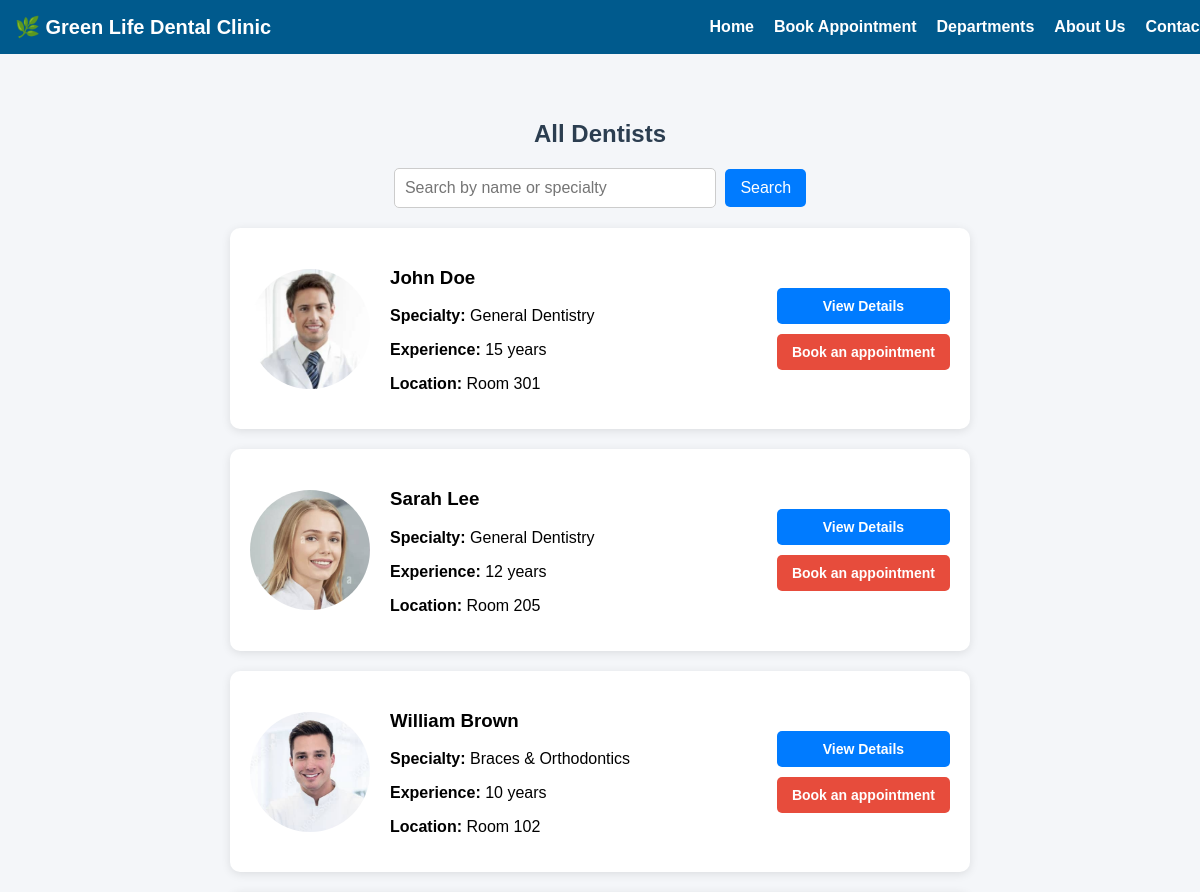
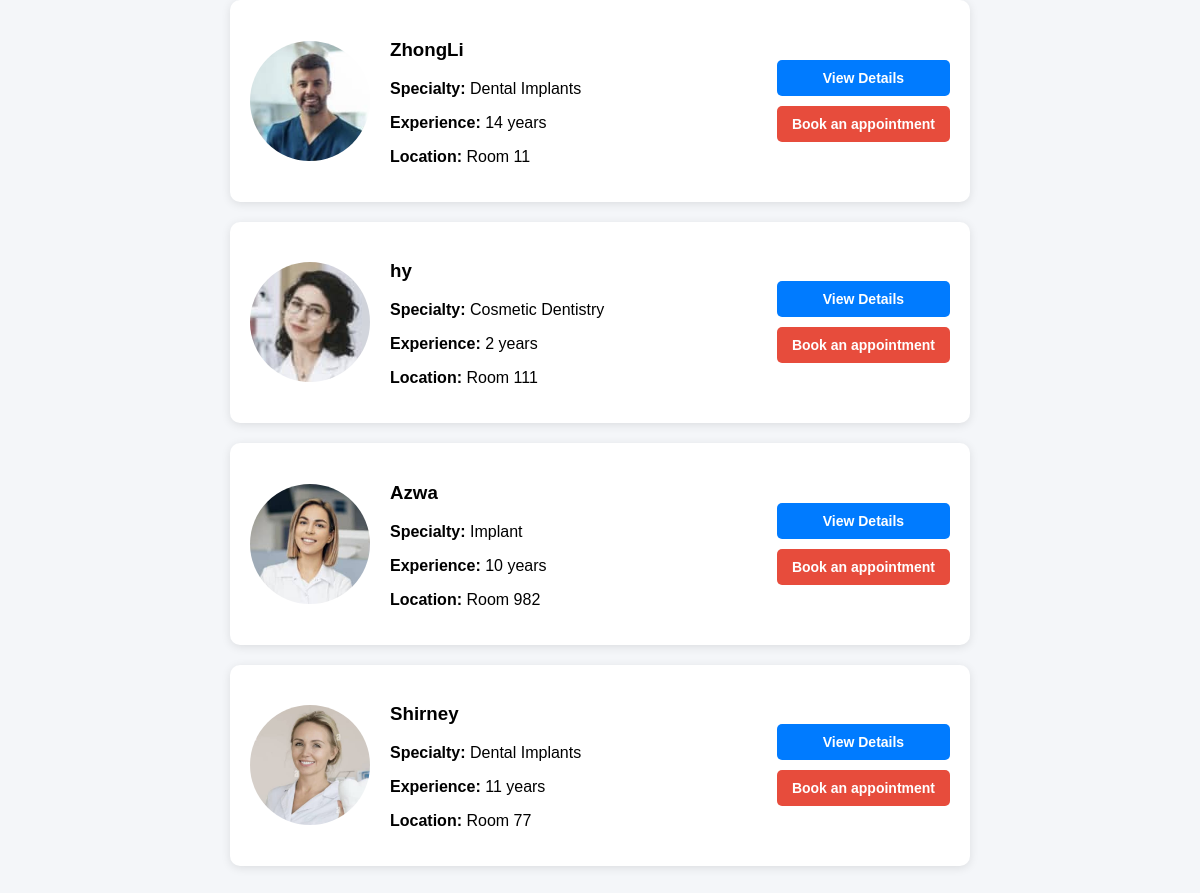
The app's page /doctor/doctors.php with its own data (2 pictures, top to bottom).
### tables this page shows
CREATE TABLE `doctors` (
  `id` int(11) NOT NULL,
  `name` varchar(100) NOT NULL,
  `image` varchar(255) NOT NULL,
  `specialty` varchar(100) NOT NULL,
  `bio` text NOT NULL,
  `experience` varchar(50) NOT NULL,
  `location` varchar(100) NOT NULL,
  `department` varchar(50) NOT NULL,
  `user_id` int(11) DEFAULT NULL
);

### doctor/doctors.php (the view, shortened to what this page needs)
<?php
include "../db.php";
$search = isset($_GET['search']) ? '%' . $_GET['search'] . '%' : '%';
$sql = "SELECT * FROM doctors WHERE name LIKE ? OR specialty LIKE ?";
$stmt = $conn->prepare($sql);
$stmt->bind_param("ss", $search, $search);
$stmt->execute();
$result = $stmt->get_result();
?>
<!DOCTYPE html>
<html lang="en">
<head>
</head>
<body>
<header class="navbar">
    <div class="logo">🌿 Green Life Dental Clinic</div>
    <nav>
        <ul>
            <li><a href="../index.php">Home</a></li>
            <li><a href="../book_appointment.php">Book Appointment</a></li>
            <li><a href="../index.php#departments">Departments</a></li>
            <li><a href="../index.php#about">About Us</a></li>
            <li><a href="../index.php#contact">Contact</a></li>
        </ul>
    </nav>
</header>
<div class="container">
    <h2>All Dentists</h2>
    <form method="GET" action="" class="search-form">
        <input type="text" name="search" placeholder="Search by name or specialty"
               value="<?= isset($_GET['search']) ? htmlspecialchars($_GET['search']) : '' ?>">
        <button type="submit">Search</button>
    </form>
    <div class="doctor-list">
        <?php if ($result->num_rows > 0): ?>
            <?php while ($doctor = $result->fetch_assoc()): ?>
                <div class="doctor-card">
                    <img src="<?= htmlspecialchars($doctor['image']) ?>" alt="<?= htmlspecialchars($doctor['name']) ?>">
                    <div class="doctor-info">
                        <h3><?= htmlspecialchars($doctor['name']) ?></h3>
                        <p><strong>Specialty:</strong> <?= htmlspecialchars($doctor['specialty']) ?></p>
                        <p><strong>Experience:</strong> <?= htmlspecialchars($doctor['experience']) ?> years</p>
                        <p><strong>Location:</strong> <?= htmlspecialchars($doctor['location']) ?></p>
                    </div>
                    <div class="button-group">
                        <a href="doctor_details.php?id=<?= $doctor['id'] ?>" class="btn btn-primary">View Details</a>
                        <?php if (isset($_SESSION['user_id'])): ?>
                            <a href="appointment.php?doctor=<?= $doctor['id'] ?>" class="btn btn-success">Book</a>
                        <?php else: ?>
                            <a href="../book_appointment.php" class="btn btn-secondary">Book an appointment</a>
                        <?php endif; ?>
                    </div>
                </div>
            <?php endwhile; ?>
        <?php else: ?>
            <div class="no-doctors">No upcoming doctors</div>
        <?php endif; ?>
    </div>
</div>
</body>
</html>

### doctor/doctors.php (style rules this page uses)
body { font-family: Arial, sans-serif; background-color: #f4f6f9; margin: 0; padding: 0; }
.navbar { background: #005a8d; padding: 15px; display: flex; justify-content: space-between; align-items: center; color: white; position: fixed; width: 100%; top: 0; z-index: 1000; }
.navbar .logo { font-size: 20px; font-weight: bold; }
.navbar nav ul { list-style: none; padding: 0; margin: 0; display: flex; }
.navbar nav ul li { margin: 0 10px; }
.navbar nav ul li a { text-decoration: none; color: white; font-weight: bold; transition: color 0.3s; }
.container { max-width: 1000px; margin: 80px auto 20px; padding: 20px; }
h2 { text-align: center; color: #2c3e50; font-size: 24px; margin-bottom: 20px; }
.search-form { text-align: center; margin-bottom: 20px; }
.search-form input { padding: 10px; width: 300px; border-radius: 5px; border: 1px solid #ccc; font-size: 16px; }
.search-form button { padding: 10px 15px; background: #007bff; color: white; border: none; border-radius: 5px; cursor: pointer; font-size: 16px; margin-left: 5px; transition: background 0.3s; }
.doctor-list { display: flex; flex-wrap: wrap; justify-content: center; gap: 20px; }
.doctor-card { display: flex; align-items: center; background: white; padding: 20px; width: 700px; border-radius: 10px; box-shadow: 0 2px 10px rgba(0, 0, 0, 0.1); transition: transform 0.2s ease-in-out; }
.doctor-card img { width: 120px; height: 120px; border-radius: 50%; object-fit: cover; margin-right: 20px; }
.doctor-info { flex: 1; }
.button-group { display: flex; flex-direction: column; gap: 10px; margin-left: 10px; }
.btn { padding: 10px 15px; border-radius: 5px; text-decoration: none; font-size: 14px; text-align: center; font-weight: bold; cursor: pointer; }
.btn-primary { background: #007bff; color: white; }
.btn-secondary { background: #e74c3c; color: white; }

### records on screen
doctors: image (picture), name "John Doe", specialty "General Dentistry", experience "15", location "Room 301"
doctors: image (picture), name "Sarah Lee", specialty "General Dentistry", experience "12", location "Room 205"
doctors: image (picture), name "William Brown", specialty "Braces & Orthodontics", experience "10", location "Room 102"
doctors: image (picture), name "ZhongLi", specialty "Dental Implants", experience "14", location "Room 11"
doctors: image (picture), name "hy", specialty "Cosmetic Dentistry", experience "2", location "Room 111"
doctors: image (picture), name "Azwa", specialty "Implant", experience "10", location "Room 982"
doctors: image (picture), name "Shirney", specialty "Dental Implants", experience "11", location "Room 77"
